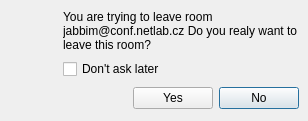
<ui version="4.0" >
 <class>leaveroom</class>
 <widget class="QDialog" name="leaveroom" >
  <property name="geometry" >
   <rect>
    <x>0</x>
    <y>0</y>
    <width>308</width>
    <height>121</height>
   </rect>
  </property>
  <property name="windowTitle" >
   <string>Leave room</string>
  </property>
  <property name="windowIcon" >
   <iconset>:/images/16x16/apps/jabbim.png</iconset>
  </property>
  <layout class="QGridLayout" >
   <property name="margin" >
    <number>9</number>
   </property>
   <property name="spacing" >
    <number>6</number>
   </property>
   <item row="2" column="0" colspan="2" >
    <spacer>
     <property name="orientation" >
      <enum>Qt::Horizontal</enum>
     </property>
     <property name="sizeHint" >
      <size>
       <width>16</width>
       <height>27</height>
      </size>
     </property>
    </spacer>
   </item>
   <item row="2" column="3" >
    <widget class="QPushButton" name="pushButton_2" >
     <property name="text" >
      <string>No</string>
     </property>
    </widget>
   </item>
   <item row="2" column="2" >
    <widget class="QPushButton" name="pushButton" >
     <property name="text" >
      <string>Yes</string>
     </property>
    </widget>
   </item>
   <item row="0" column="0" >
    <widget class="QLabel" name="label_2" >
     <property name="maximumSize" >
      <size>
       <width>48</width>
       <height>16200</height>
      </size>
     </property>
     <property name="text" >
      <string/>
     </property>
     <property name="pixmap" >
      <pixmap>:/images/48x48/categories/conferences.png</pixmap>
     </property>
    </widget>
   </item>
   <item row="0" column="1" colspan="3" >
    <widget class="QLabel" name="leaveroom" >
     <property name="text" >
      <string>You are trying to leave room jabbim@conf.netlab.cz
Do you realy want to leave this room?</string>
     </property>
     <property name="textFormat" >
      <enum>Qt::RichText</enum>
     </property>
     <property name="wordWrap" >
      <bool>true</bool>
     </property>
    </widget>
   </item>
   <item row="1" column="1" colspan="3" >
    <widget class="QCheckBox" name="checkBox" >
     <property name="text" >
      <string>Don't ask later</string>
     </property>
    </widget>
   </item>
  </layout>
 </widget>
 <resources/>
 <connections>
  <connection>
   <sender>pushButton_2</sender>
   <signal>clicked()</signal>
   <receiver>leaveroom</receiver>
   <slot>reject()</slot>
   <hints>
    <hint type="sourcelabel" >
     <x>286</x>
     <y>102</y>
    </hint>
    <hint type="destinationlabel" >
     <x>322</x>
     <y>127</y>
    </hint>
   </hints>
  </connection>
  <connection>
   <sender>pushButton</sender>
   <signal>clicked()</signal>
   <receiver>leaveroom</receiver>
   <slot>accept()</slot>
   <hints>
    <hint type="sourcelabel" >
     <x>194</x>
     <y>98</y>
    </hint>
    <hint type="destinationlabel" >
     <x>256</x>
     <y>127</y>
    </hint>
   </hints>
  </connection>
  <connection>
   <sender>checkBox</sender>
   <signal>toggled(bool)</signal>
   <receiver>pushButton_2</receiver>
   <slot>setDisabled(bool)</slot>
   <hints>
    <hint type="sourcelabel" >
     <x>103</x>
     <y>68</y>
    </hint>
    <hint type="destinationlabel" >
     <x>261</x>
     <y>108</y>
    </hint>
   </hints>
  </connection>
 </connections>
</ui>
